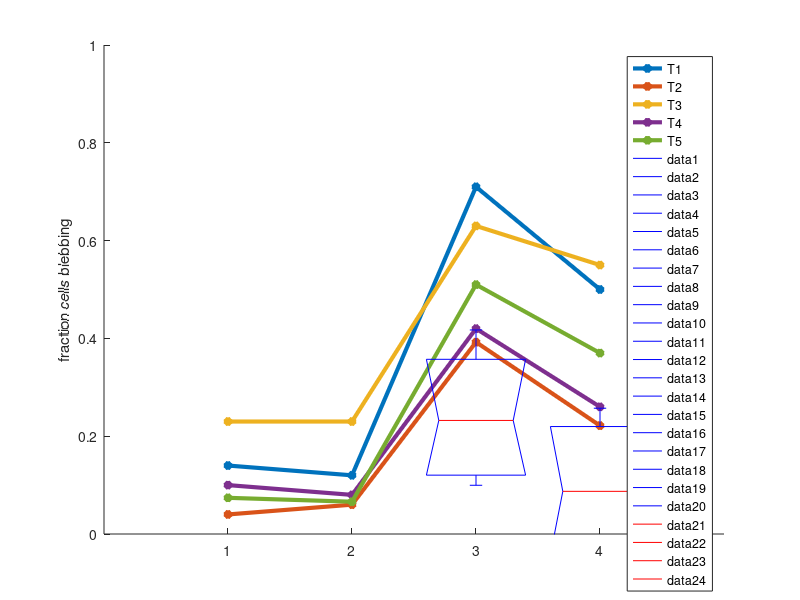
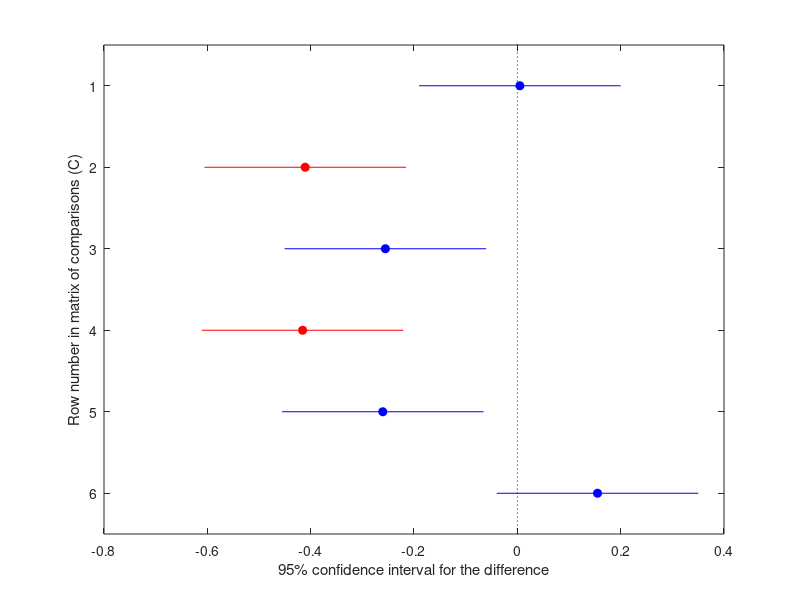

These figures' MATLAB source, in order: (Note: this script raises an error after producing the figures.)
%the order for these is [ siNT cntrl, siSLKLOKcntrl, siNT Noc, siSLKLOKnoc]; 

conditions ={'siNT cntrl', 'siSLKLOK cntrl', 'siNT noc', 'siSLKLOK noc'}'; 
trial_1_seph = [0.14 0.12 0.71 0.5]; 
tria1_2_nada= [0.04  0.06 0.3924 0.2216]; 
trial_3_seph = [0.23 0.23 0.63 0.55] ; 
trial_4_seph = [0.10 0.08 0.42 0.26]; 
trial_5_arnold = [0.074 0.066 0.51 0.37]; 

x = [1 2 3 4];

f = figure; 
xlim([0 5])
ylim([0 1]); 
xticks([0:1:5]); 
xticklabels({'','siNT ctl', 'siSL ctl', 'siNT Noc' , 'siSL Noc', ''}); 
hold on; 
ylabel('fraction cells blebbing'); 

plot(x, trial_1_seph, '*-', 'LineWidth', 3); 

plot(x,tria1_2_nada, '*-',  'LineWidth', 3); 
plot(x, trial_3_seph, '*-',  'LineWidth', 3); 
plot(x, trial_4_seph, '*-',  'LineWidth', 3); 
plot(x, trial_5_arnold, '*-',  'LineWidth', 3); 

legend('T1', 'T2', 'T3', 'T4', 'T5'); 

save('C:\Users\marsh\OneDrive - McGill University\research paper\results good_Feb2023\Version231221_SciAdv_submitted\Revision\blebbing siRNA trials\meanvalues.mat','conditions', 'trial_1_seph', 'tria1_2_nada', 'trial_3_seph', 'trial_4_seph', 'trial_5_arnold'); 

%% repeated measures ANOVA 
clc; 
clear; 
trial_1_seph = [0.14 0.12 0.71 0.5]; 
tria1_2_nada= [0.04  0.06 0.3924 0.2216]; 
trial_3_seph = [0.23 0.23 0.63 0.55] ; 
trial_4_seph = [0.10 0.08 0.42 0.26]; 

trials ={'Trial 1', 'Trial 2', 'Trial 3', 'Trial 4'}'; 

measures =zeros(4,4); 
measures(1, :) = trial_1_seph; 
measures(2, :) = tria1_2_nada; 
measures(3, :) = trial_3_seph; 
measures(4, :) = trial_4_seph; 

% t = table(trials,measures(:,1),measures(:,2),measures(:,3),measures(:,4),...
% 'VariableNames',{'Trial','siNTcntrl','siSLKLOKcntrl','siNTnoc','siSLKLOKnoc'});
% 
% Meas = table([1 2 3 4]','VariableNames',{'Measurements'});
% 
% 
% rm = fitrm(t,'siNTcntrl-siSLKLOKnoc ~ Trial','WithinDesign',Meas);
% 
% ranovatbl = ranova(rm); 


[p,tbl,stats]=anova1(measures); 
multcompare(stats); 


%% 

siNT = [0
0.333333333
0.416666667
0.5
0.363636364
0.4
0.285714286
0.066666667
0
0.571428571
0
0.523809524
0.285714286
0.25
0
0.125
0.416666667
0
0.5
0.6
0.153846154
0.75
0.5
0.428571429
0.235294118
0.5
0.625
0.5
0.357142857
0
0.2
0.428571429
0.857142857
0.428571429
0.428571429
0.5
0.583333333
0.5
0
0.25
0.25
0.666666667
0.2
0.375
0.222222222
0.181818182
0.25
0.555555556
0.625
0.285714286
0
0.75
0.666666667
0.733333333
0.875
0.333333333
0.5
0.75
0.411764706
0.2
0.666666667
0.333333333
0
0.583333333
0.7
0.875
0.8
0.333333333
0.416666667
0.8
0.409090909
0.909090909
0.454545455
0.6
0.5
0.375
0.833333333
0.666666667
0.8
0.625
0.428571429
0.727272727
1
0.5
0.428571429
0.9
1
0.4
0.333333333
0.909090909
0.916666667
0.6
0.666666667
0.4
0.444444444
0.818181818
0.583333333
1
0.846153846
0.8
0.6
0.714285714
0.857142857
0.818181818
0.8
0.9
0.545454545
0.6
0.416666667
0.857142857
0.625
0.5
0.4
0.923076923
0.8
0
0.4
0.75
1
0.75
1
0.923076923
0.9
0.6
0.636363636
0.4
0.857142857
0.684210526

0.6
0.818181818
0.722222222
0.5
0.5
0.578947368
0.75
0.4
0.666666667
0.666666667
0.4
0.631578947
0.666666667
0.733333333
0.6
0.75
0.7
0.714285714
0.9
0.380952381
0.5
0.4
0.666666667
0.5625
0.846153846
0.923076923
0.740740741
0.571428571
0.8
0.75
0.714285714]; 

siSLKLOK = [0.333333333
0.285714286
0.4
0.111111111
0.333333333
0.333333333
0.25
0.071428571
0
0.4
0
0
0.4
0
0
0
0
1
0.5
1
0
0
0.333333333
0
0.166666667
0.333333333
0.111111111
0.285714286
0.25
0.5
0.2
0
0.444444444
0.166666667
0
0.666666667
0
0
0
0
0.6
0.166666667
0.2
0.75
0.15
0.6
0.142857143
0.333333333
0.125
0.166666667
1
0.75
0.153846154
0.294117647
1
0.285714286
0
0.153846154
0.333333333
0.125
0.333333333
0.25
0
0.333333333
0.272727273
0.142857143
0.666666667
0.333333333
0.277777778
0.785714286
0.666666667
0.25
0.375
0.5
0.375
0.260869565
0.380952381
0.7
0.444444444
0.25
0.75
0.2
0.444444444
0.444444444
0.615384615
0.833333333
0.6
0.5
0.727272727
0.666666667
0.307692308
0.266666667
0.363636364
0
0.384615385
0.428571429
0.826086957
1
0.333333333
0.25
1
0.75
0.8
0.636363636
0.8
0.7
0.333333333
0.285714286
0.466666667
0.666666667
0.333333333
0.166666667
0.75
0.727272727
0.526315789
0.457142857
0.375
0.333333333
1
0.428571429
1
0.833333333
1
0
0.388888889
0.6
0.8
1
0.461538462
0.5
0.571428571
0.5
0.363636364
0.333333333
0.25
0.6
0.625
0.666666667
0.777777778
0.333333333
0.75
0.909090909
0.555555556
0.5
0.428571429
0.4
0.642857143
0.485714286
0.571428571
0.8
0.5
0.5
0.375
0.888888889
0.571428571
0.8
0.444444444
0.636363636
1
0.545454545
0.266666667
0.571428571
0.608695652
0.5
0.666666667
0.307692308
0.875
0
0.666666667
0.333333333
1
0.5
0.111111111
0.7
0.9
]; 

s.NT = siNT; 
s.SLKLOK =siSLKLOK; 

violinplot(s); 

[p, h] = ranksum(siNT, siSLKLOK)
legend('Seph T1', 'Nada T2', 'Seph T3'); 

